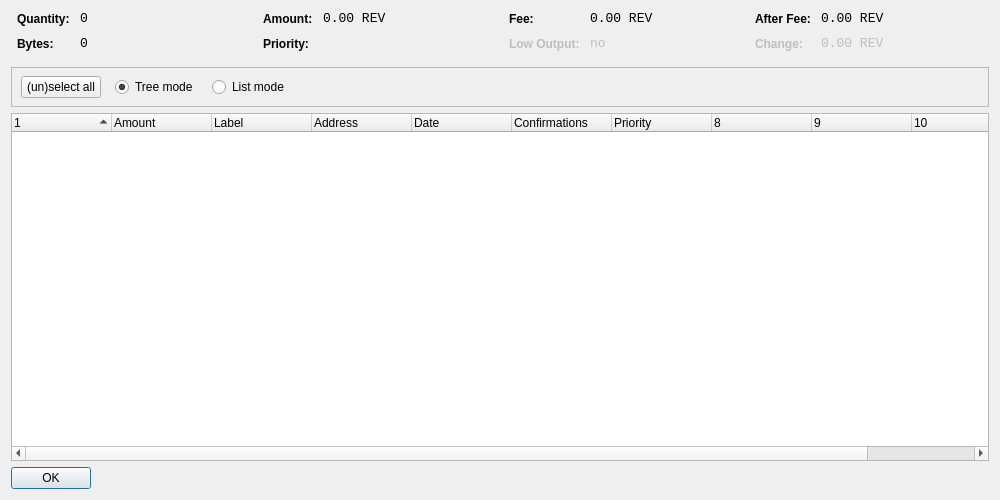
<?xml version="1.0" encoding="UTF-8"?>
<ui version="4.0">
 <class>CoinControlDialog</class>
 <widget class="QDialog" name="CoinControlDialog">
  <property name="geometry">
   <rect>
    <x>0</x>
    <y>0</y>
    <width>1000</width>
    <height>500</height>
   </rect>
  </property>
  <property name="windowTitle">
   <string>Coin Control</string>
  </property>
  <layout class="QVBoxLayout" name="verticalLayout">
   <item>
    <layout class="QHBoxLayout" name="horizontalLayoutTop" stretch="0,0,0,0">
     <property name="topMargin">
      <number>0</number>
     </property>
     <property name="bottomMargin">
      <number>10</number>
     </property>
     <item>
      <layout class="QFormLayout" name="formLayoutCoinControl1">
       <property name="horizontalSpacing">
        <number>10</number>
       </property>
       <property name="verticalSpacing">
        <number>10</number>
       </property>
       <property name="leftMargin">
        <number>6</number>
       </property>
       <property name="rightMargin">
        <number>6</number>
       </property>
       <item row="0" column="0">
        <widget class="QLabel" name="labelCoinControlQuantityText">
         <property name="styleSheet">
          <string notr="true">font-weight:bold;</string>
         </property>
         <property name="text">
          <string>Quantity:</string>
         </property>
        </widget>
       </item>
       <item row="0" column="1">
        <widget class="QLabel" name="labelCoinControlQuantity">
         <property name="font">
          <font>
           <family>Monospace</family>
           <pointsize>10</pointsize>
          </font>
         </property>
         <property name="cursor">
          <cursorShape>IBeamCursor</cursorShape>
         </property>
         <property name="contextMenuPolicy">
          <enum>Qt::ActionsContextMenu</enum>
         </property>
         <property name="text">
          <string notr="true">0</string>
         </property>
         <property name="textInteractionFlags">
          <set>Qt::LinksAccessibleByMouse|Qt::TextSelectableByKeyboard|Qt::TextSelectableByMouse</set>
         </property>
        </widget>
       </item>
       <item row="1" column="0">
        <widget class="QLabel" name="labelCoinControlBytesText">
         <property name="styleSheet">
          <string notr="true">font-weight:bold;</string>
         </property>
         <property name="text">
          <string>Bytes:</string>
         </property>
        </widget>
       </item>
       <item row="1" column="1">
        <widget class="QLabel" name="labelCoinControlBytes">
         <property name="font">
          <font>
           <family>Monospace</family>
           <pointsize>10</pointsize>
          </font>
         </property>
         <property name="cursor">
          <cursorShape>IBeamCursor</cursorShape>
         </property>
         <property name="contextMenuPolicy">
          <enum>Qt::ActionsContextMenu</enum>
         </property>
         <property name="text">
          <string notr="true">0</string>
         </property>
         <property name="textInteractionFlags">
          <set>Qt::LinksAccessibleByMouse|Qt::TextSelectableByKeyboard|Qt::TextSelectableByMouse</set>
         </property>
        </widget>
       </item>
      </layout>
     </item>
     <item>
      <layout class="QFormLayout" name="formLayoutCoinControl2">
       <property name="horizontalSpacing">
        <number>10</number>
       </property>
       <property name="verticalSpacing">
        <number>10</number>
       </property>
       <property name="leftMargin">
        <number>6</number>
       </property>
       <property name="rightMargin">
        <number>6</number>
       </property>
       <item row="0" column="0">
        <widget class="QLabel" name="labelCoinControlAmountText">
         <property name="styleSheet">
          <string notr="true">font-weight:bold;</string>
         </property>
         <property name="text">
          <string>Amount:</string>
         </property>
        </widget>
       </item>
       <item row="0" column="1">
        <widget class="QLabel" name="labelCoinControlAmount">
         <property name="font">
          <font>
           <family>Monospace</family>
           <pointsize>10</pointsize>
          </font>
         </property>
         <property name="cursor">
          <cursorShape>IBeamCursor</cursorShape>
         </property>
         <property name="contextMenuPolicy">
          <enum>Qt::ActionsContextMenu</enum>
         </property>
         <property name="text">
          <string notr="true">0.00 REV</string>
         </property>
         <property name="textInteractionFlags">
          <set>Qt::LinksAccessibleByMouse|Qt::TextSelectableByKeyboard|Qt::TextSelectableByMouse</set>
         </property>
        </widget>
       </item>
       <item row="1" column="0">
        <widget class="QLabel" name="labelCoinControlPriorityText">
         <property name="styleSheet">
          <string notr="true">font-weight:bold;</string>
         </property>
         <property name="text">
          <string>Priority:</string>
         </property>
        </widget>
       </item>
       <item row="1" column="1">
        <widget class="QLabel" name="labelCoinControlPriority">
         <property name="font">
          <font>
           <family>Monospace</family>
           <pointsize>10</pointsize>
          </font>
         </property>
         <property name="cursor">
          <cursorShape>IBeamCursor</cursorShape>
         </property>
         <property name="contextMenuPolicy">
          <enum>Qt::ActionsContextMenu</enum>
         </property>
         <property name="text">
          <string/>
         </property>
         <property name="textInteractionFlags">
          <set>Qt::LinksAccessibleByMouse|Qt::TextSelectableByKeyboard|Qt::TextSelectableByMouse</set>
         </property>
        </widget>
       </item>
      </layout>
     </item>
     <item>
      <layout class="QFormLayout" name="formLayoutCoinControl3">
       <property name="horizontalSpacing">
        <number>10</number>
       </property>
       <property name="verticalSpacing">
        <number>10</number>
       </property>
       <property name="leftMargin">
        <number>6</number>
       </property>
       <property name="rightMargin">
        <number>6</number>
       </property>
       <item row="0" column="0">
        <widget class="QLabel" name="labelCoinControlFeeText">
         <property name="styleSheet">
          <string notr="true">font-weight:bold;</string>
         </property>
         <property name="text">
          <string>Fee:</string>
         </property>
        </widget>
       </item>
       <item row="0" column="1">
        <widget class="QLabel" name="labelCoinControlFee">
         <property name="font">
          <font>
           <family>Monospace</family>
           <pointsize>10</pointsize>
          </font>
         </property>
         <property name="cursor">
          <cursorShape>IBeamCursor</cursorShape>
         </property>
         <property name="contextMenuPolicy">
          <enum>Qt::ActionsContextMenu</enum>
         </property>
         <property name="text">
          <string notr="true">0.00 REV</string>
         </property>
         <property name="textInteractionFlags">
          <set>Qt::LinksAccessibleByMouse|Qt::TextSelectableByKeyboard|Qt::TextSelectableByMouse</set>
         </property>
        </widget>
       </item>
       <item row="1" column="0">
        <widget class="QLabel" name="labelCoinControlLowOutputText">
         <property name="enabled">
          <bool>false</bool>
         </property>
         <property name="styleSheet">
          <string notr="true">font-weight:bold;</string>
         </property>
         <property name="text">
          <string>Low Output:</string>
         </property>
        </widget>
       </item>
       <item row="1" column="1">
        <widget class="QLabel" name="labelCoinControlLowOutput">
         <property name="enabled">
          <bool>false</bool>
         </property>
         <property name="font">
          <font>
           <family>Monospace</family>
           <pointsize>10</pointsize>
          </font>
         </property>
         <property name="cursor">
          <cursorShape>IBeamCursor</cursorShape>
         </property>
         <property name="contextMenuPolicy">
          <enum>Qt::ActionsContextMenu</enum>
         </property>
         <property name="text">
          <string notr="true">no</string>
         </property>
         <property name="textInteractionFlags">
          <set>Qt::LinksAccessibleByMouse|Qt::TextSelectableByKeyboard|Qt::TextSelectableByMouse</set>
         </property>
        </widget>
       </item>
      </layout>
     </item>
     <item>
      <layout class="QFormLayout" name="formLayoutCoinControl4">
       <property name="horizontalSpacing">
        <number>10</number>
       </property>
       <property name="verticalSpacing">
        <number>10</number>
       </property>
       <property name="leftMargin">
        <number>6</number>
       </property>
       <property name="rightMargin">
        <number>6</number>
       </property>
       <item row="0" column="0">
        <widget class="QLabel" name="labelCoinControlAfterFeeText">
         <property name="styleSheet">
          <string notr="true">font-weight:bold;</string>
         </property>
         <property name="text">
          <string>After Fee:</string>
         </property>
        </widget>
       </item>
       <item row="0" column="1">
        <widget class="QLabel" name="labelCoinControlAfterFee">
         <property name="font">
          <font>
           <family>Monospace</family>
           <pointsize>10</pointsize>
          </font>
         </property>
         <property name="cursor">
          <cursorShape>IBeamCursor</cursorShape>
         </property>
         <property name="contextMenuPolicy">
          <enum>Qt::ActionsContextMenu</enum>
         </property>
         <property name="text">
          <string notr="true">0.00 REV</string>
         </property>
         <property name="textInteractionFlags">
          <set>Qt::LinksAccessibleByMouse|Qt::TextSelectableByKeyboard|Qt::TextSelectableByMouse</set>
         </property>
        </widget>
       </item>
       <item row="1" column="0">
        <widget class="QLabel" name="labelCoinControlChangeText">
         <property name="enabled">
          <bool>false</bool>
         </property>
         <property name="styleSheet">
          <string notr="true">font-weight:bold;</string>
         </property>
         <property name="text">
          <string>Change:</string>
         </property>
        </widget>
       </item>
       <item row="1" column="1">
        <widget class="QLabel" name="labelCoinControlChange">
         <property name="enabled">
          <bool>false</bool>
         </property>
         <property name="font">
          <font>
           <family>Monospace</family>
           <pointsize>10</pointsize>
          </font>
         </property>
         <property name="cursor">
          <cursorShape>IBeamCursor</cursorShape>
         </property>
         <property name="contextMenuPolicy">
          <enum>Qt::ActionsContextMenu</enum>
         </property>
         <property name="text">
          <string notr="true">0.00 REV</string>
         </property>
         <property name="textInteractionFlags">
          <set>Qt::LinksAccessibleByMouse|Qt::TextSelectableByKeyboard|Qt::TextSelectableByMouse</set>
         </property>
        </widget>
       </item>
      </layout>
     </item>
    </layout>
   </item>
   <item>
    <widget class="QFrame" name="frame">
     <property name="minimumSize">
      <size>
       <width>0</width>
       <height>40</height>
      </size>
     </property>
     <property name="frameShape">
      <enum>QFrame::StyledPanel</enum>
     </property>
     <property name="frameShadow">
      <enum>QFrame::Sunken</enum>
     </property>
     <widget class="QWidget" name="horizontalLayoutWidget">
      <property name="geometry">
       <rect>
        <x>10</x>
        <y>0</y>
        <width>781</width>
        <height>41</height>
       </rect>
      </property>
      <layout class="QHBoxLayout" name="horizontalLayoutPanel" stretch="0,0,0,0,0">
       <property name="spacing">
        <number>14</number>
       </property>
       <item>
        <widget class="QPushButton" name="pushButtonSelectAll">
         <property name="sizePolicy">
          <sizepolicy hsizetype="Maximum" vsizetype="Fixed">
           <horstretch>0</horstretch>
           <verstretch>0</verstretch>
          </sizepolicy>
         </property>
         <property name="text">
          <string>(un)select all</string>
         </property>
        </widget>
       </item>
       <item>
        <widget class="QRadioButton" name="radioTreeMode">
         <property name="sizePolicy">
          <sizepolicy hsizetype="Maximum" vsizetype="Fixed">
           <horstretch>0</horstretch>
           <verstretch>0</verstretch>
          </sizepolicy>
         </property>
         <property name="text">
          <string>Tree mode</string>
         </property>
         <property name="checked">
          <bool>true</bool>
         </property>
        </widget>
       </item>
       <item>
        <widget class="QRadioButton" name="radioListMode">
         <property name="sizePolicy">
          <sizepolicy hsizetype="Maximum" vsizetype="Fixed">
           <horstretch>0</horstretch>
           <verstretch>0</verstretch>
          </sizepolicy>
         </property>
         <property name="text">
          <string>List mode</string>
         </property>
        </widget>
       </item>
       <item>
        <spacer name="horizontalSpacer">
         <property name="orientation">
          <enum>Qt::Horizontal</enum>
         </property>
         <property name="sizeHint" stdset="0">
          <size>
           <width>40</width>
           <height>20</height>
          </size>
         </property>
        </spacer>
       </item>
      </layout>
     </widget>
    </widget>
   </item>
   <item>
    <widget class="CoinControlTreeWidget" name="treeWidget">
     <property name="contextMenuPolicy">
      <enum>Qt::CustomContextMenu</enum>
     </property>
     <property name="sortingEnabled">
      <bool>false</bool>
     </property>
     <property name="columnCount">
      <number>11</number>
     </property>
     <attribute name="headerShowSortIndicator" stdset="0">
      <bool>true</bool>
     </attribute>
     <attribute name="headerStretchLastSection">
      <bool>false</bool>
     </attribute>
     <column>
      <property name="text">
       <string/>
      </property>
     </column>
     <column>
      <property name="text">
       <string>Amount</string>
      </property>
     </column>
     <column>
      <property name="text">
       <string>Label</string>
      </property>
     </column>
     <column>
      <property name="text">
       <string>Address</string>
      </property>
     </column>
     <column>
      <property name="text">
       <string>Date</string>
      </property>
     </column>
     <column>
      <property name="text">
       <string>Confirmations</string>
      </property>
      <property name="toolTip">
       <string>Confirmed</string>
      </property>
     </column>
     <column>
      <property name="text">
       <string>Priority</string>
      </property>
     </column>
     <column>
      <property name="text">
       <string/>
      </property>
     </column>
     <column>
      <property name="text">
       <string/>
      </property>
     </column>
     <column>
      <property name="text">
       <string/>
      </property>
     </column>
     <column>
      <property name="text">
       <string/>
      </property>
     </column>
    </widget>
   </item>
   <item>
    <widget class="QDialogButtonBox" name="buttonBox">
     <property name="sizePolicy">
      <sizepolicy hsizetype="Maximum" vsizetype="Fixed">
       <horstretch>0</horstretch>
       <verstretch>0</verstretch>
      </sizepolicy>
     </property>
     <property name="orientation">
      <enum>Qt::Horizontal</enum>
     </property>
     <property name="standardButtons">
      <set>QDialogButtonBox::Ok</set>
     </property>
    </widget>
   </item>
  </layout>
 </widget>
 <customwidgets>
  <customwidget>
   <class>CoinControlTreeWidget</class>
   <extends>QTreeWidget</extends>
   <header>coincontroltreewidget.h</header>
  </customwidget>
 </customwidgets>
 <resources/>
 <connections/>
</ui>
